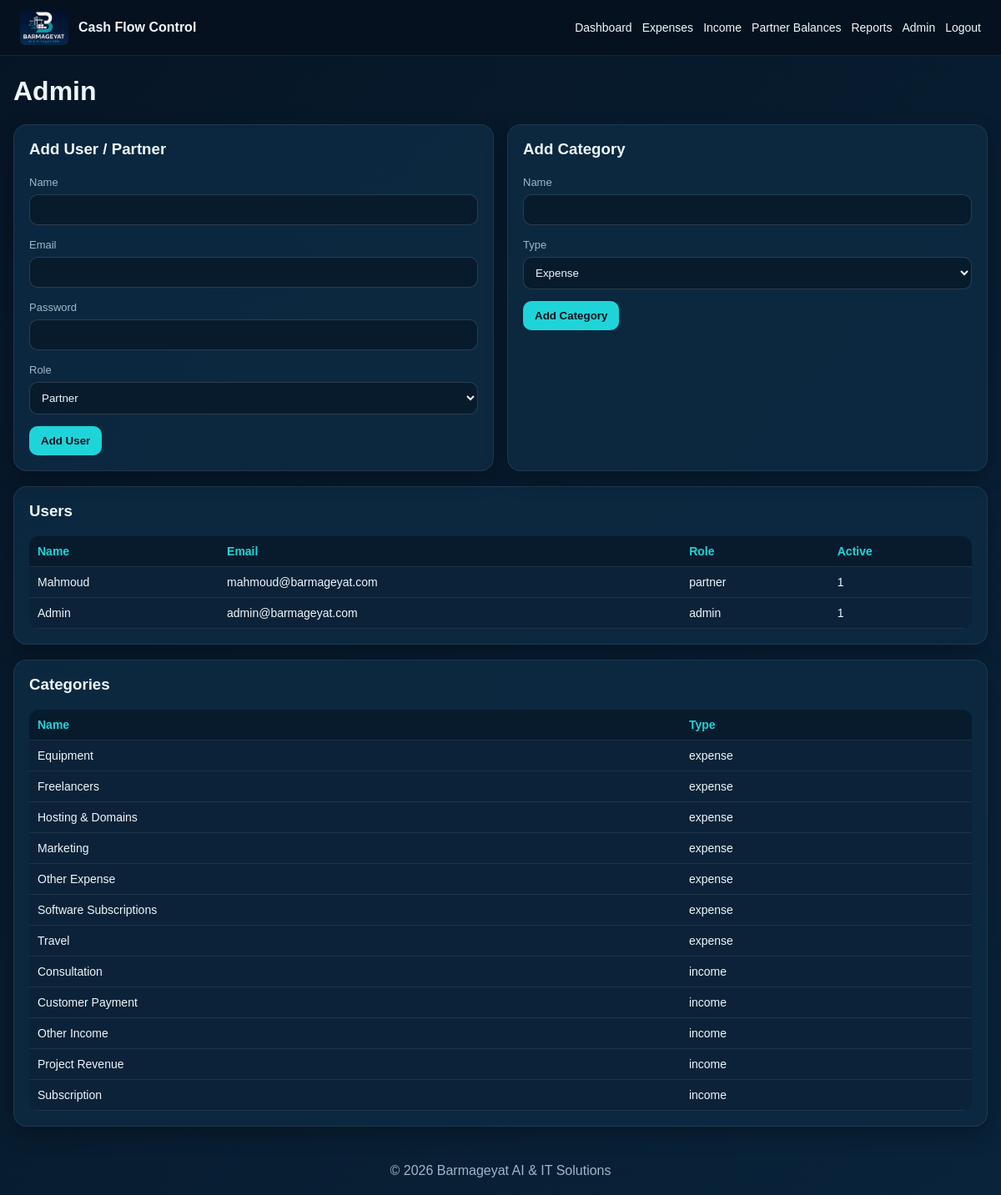
/Cash_Management/barmageyat_cashflow_v13/admin.php (signed in), run on the app's committed database.
### tables this page shows
CREATE TABLE users (
 id INT AUTO_INCREMENT PRIMARY KEY,
 name VARCHAR(120) NOT NULL,
 email VARCHAR(150) NOT NULL UNIQUE,
 password VARCHAR(255) NOT NULL,
 role ENUM('admin','partner','viewer') DEFAULT 'partner',
 is_active TINYINT DEFAULT 1,
 created_at TIMESTAMP DEFAULT CURRENT_TIMESTAMP
);

CREATE TABLE categories (
 id INT AUTO_INCREMENT PRIMARY KEY,
 name VARCHAR(120) NOT NULL,
 type ENUM('expense','income') NOT NULL
);

### Cash_Management/barmageyat_cashflow_v13/config.php (called while the page is built, shortened)
<?php
function h($str) { return htmlspecialchars((string)$str, ENT_QUOTES, 'UTF-8'); }
?>

### Cash_Management/barmageyat_cashflow_v13/admin.php (the view, shortened to what this page needs)
<?php require_once 'config.php'; require_admin();
$msg='';
$users=$pdo->query('SELECT id,name,email,role,is_active,created_at FROM users ORDER BY id DESC')->fetchAll();
$cats=$pdo->query('SELECT * FROM categories ORDER BY type,name')->fetchAll();
include 'includes/header.php'; ?>
<h1>Admin</h1><?php if($msg):?><p class="status approved"><?=h($msg)?></p><?php endif;?>
<div class="grid"><div class="card"><h3>Add User / Partner</h3><form method="post"><input type="hidden" name="action" value="add_user"><label>Name</label><input name="name" required><label>Email</label><input name="email" type="email" required><label>Password</label><input name="password" required><label>Role</label><select name="role"><option value="partner">Partner</option><option value="admin">Admin</option><option value="viewer">Viewer</option></select><button>Add User</button></form></div>
<div class="card"><h3>Add Category</h3><form method="post"><input type="hidden" name="action" value="add_category"><label>Name</label><input name="name" required><label>Type</label><select name="type"><option value="expense">Expense</option><option value="income">Income</option></select><button>Add Category</button></form></div></div>
<div class="card"><h3>Users</h3><table><tr><th>Name</th><th>Email</th><th>Role</th><th>Active</th></tr><?php foreach($users as $u):?><tr><td><?=h($u['name'])?></td><td><?=h($u['email'])?></td><td><?=h($u['role'])?></td><td><?=h($u['is_active'])?></td></tr><?php endforeach;?></table></div>
<div class="card"><h3>Categories</h3><table><tr><th>Name</th><th>Type</th></tr><?php foreach($cats as $c):?><tr><td><?=h($c['name'])?></td><td><?=h($c['type'])?></td></tr><?php endforeach;?></table></div>
<?php include 'includes/footer.php'; ?>

### Cash_Management/barmageyat_cashflow_v13/assets/style.css (style rules this page uses)
:root { --bg:#071b2d;--card:#0d2a42;--accent:#1fd4d8;--text:#eef7fb;--muted:#9eb8c8;--danger:#ff6b6b;--ok:#2de38a;--warn:#ffd166 }
* { box-sizing:border-box }
body { margin:0;font-family:Arial,Helvetica,sans-serif;background:linear-gradient(135deg,#061525,#09233a);color:var(--text) }
.card { background:rgba(13,42,66,.92);border:1px solid rgba(255,255,255,.08);border-radius:16px;padding:18px;margin-bottom:18px;box-shadow:0 10px 25px rgba(0,0,0,.25) }
h1,h2,h3 { margin-top:0 }
.grid { display:grid;grid-template-columns:repeat(auto-fit,minmax(220px,1fr));gap:16px }
.btn,button { background:var(--accent);color:#03101c;border:none;border-radius:10px;padding:10px 14px;font-weight:bold;cursor:pointer;text-decoration:none;display:inline-block }
input,select,textarea { width:100%;padding:10px;margin:6px 0 14px;border-radius:10px;border:1px solid rgba(255,255,255,.15);background:#071b2d;color:var(--text) }
label { font-size:13px;color:var(--muted) }
table { width:100%;border-collapse:collapse;background:#0b2238;border-radius:12px;overflow:hidden }
th,td { padding:10px;border-bottom:1px solid rgba(255,255,255,.08);text-align:left;font-size:14px }
th { color:var(--accent);background:#071b2d }

### data on the page
users: name "Mahmoud", email "mahmoud@barmageyat.com", role "partner", is_active "1"
users: name "Admin", email "admin@barmageyat.com", role "admin", is_active "1"
categories: name "Equipment", type "expense"
categories: name "Freelancers", type "expense"
categories: name "Hosting & Domains", type "expense"
categories: name "Marketing", type "expense"
categories: name "Other Expense", type "expense"
categories: name "Software Subscriptions", type "expense"
categories: name "Travel", type "expense"
categories: name "Consultation", type "income"
categories: name "Customer Payment", type "income"
categories: name "Other Income", type "income"
categories: name "Project Revenue", type "income"
categories: name "Subscription", type "income"
